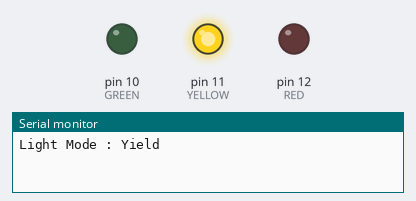
Bench run of a sketch on a simulated Arduino Uno, built with avr-gcc and run on an emulated ATmega328P. Shown: output pins drawn as LEDs (lit = HIGH), the last lines printed to the serial monitor.

Above: at 0.5 s.
At 2.0 s:
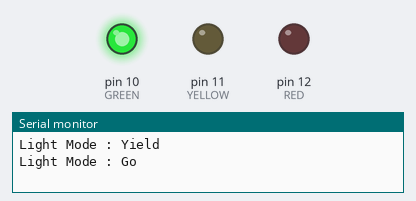
At 4.0 s:
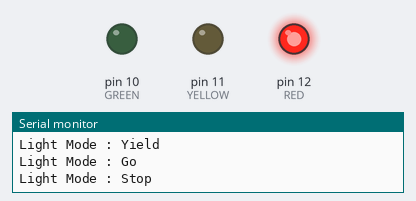
Timing chart, 0 to 6.5 s (numbered marks = the images above):
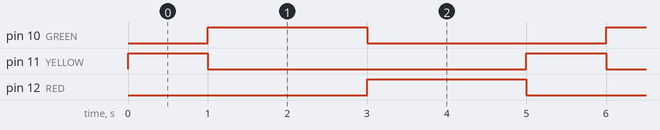

Measured:
- by itself, pin 10 (GREEN), pin 12 (RED): alternates HIGH for 2.0 s and LOW for 3.0 s
- by itself, pin 11 (YELLOW): alternates HIGH for 1.0 s and LOW for 4.0 s
- by itself, everything shown: repeats every 5.0 s, in 3 steps

The sketch:

Traffic_lights.ino
```cpp
#define GREEN 10
#define YELLOW 11
#define RED 12
void setup() {
  // put your setup code here, to run once:
  pinMode(RED,OUTPUT);
  pinMode(YELLOW,OUTPUT);
  pinMode(GREEN,OUTPUT);

  digitalWrite(RED,LOW);
  digitalWrite(YELLOW,LOW);
  digitalWrite(GREEN,LOW);

  Serial.begin(9600);

}

void loop() {
  // put your main code here, to run repeatedly:
  digitalWrite(RED,LOW);
  digitalWrite(YELLOW,HIGH);
  digitalWrite(GREEN,LOW);
  Serial.println("Light Mode : Yield");
  delay(1000);

  digitalWrite(RED,LOW);
  digitalWrite(YELLOW,LOW);
  digitalWrite(GREEN,HIGH);
  Serial.println("Light Mode : Go");
  delay(2000);

  digitalWrite(RED,HIGH);
  digitalWrite(YELLOW,LOW);
  digitalWrite(GREEN,LOW);
  Serial.println("Light Mode : Stop");
  delay(2000);
}
```
